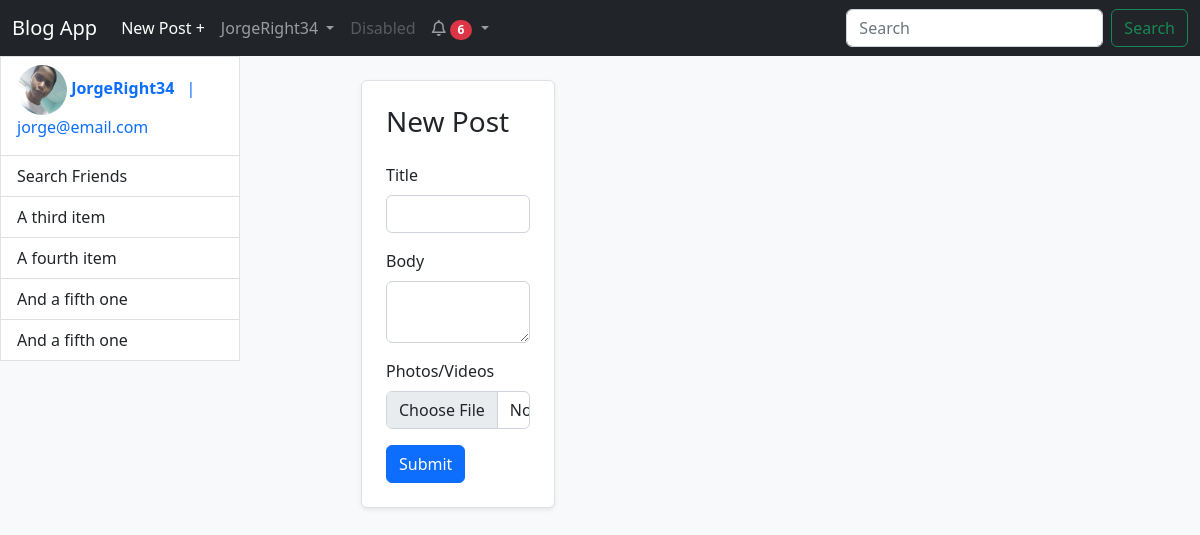
The app's page /blogs/new_post (signed in) with its own data.
### app/models.py (models this page shows, shortened)
class User(UserMixin, db.Model):
    __tablename__ = 'users'
    id = db.Column(db.Integer, primary_key=True)
    email = db.Column(db.String(64), unique=True, index=True)
    username = db.Column(db.String(64), unique=True, index=True)
    password_hash = db.Column(db.String(128))
    profile_pic = db.Column(db.String, default='images/profile photos/default_profile_pic.jpg')
    blogs = db.relationship('Blog', backref='user', cascade='all, delete-orphan')
    comments = db.relationship('Comment', backref='user', cascade='all, delete-orphan')
    followers = db.relationship('Follow', backref='user', foreign_keys='Follow.followed_id', cascade='all, delete-orphan')
    likes = db.relationship('Like', backref='user', cascade='all, delete-orphan')
    notifications = db.relationship('Notification', backref='user', foreign_keys='Notification.user_id', cascade='all, delete-orphan')
    actions = db.relationship('Notification', backref='notificator', foreign_keys='Notification.notificator_id', cascade='all, delete-orphan')
    confirmed = db.Column(db.Boolean, default=False)
    def likes(self, post_id):
        like = Like.query.filter_by(blog_id=post_id, user_id=self.id).first()
        if like:
            return True
        else:
            return False
    @property
    def password(self):
        raise AttributeError('password is not readable')
    def __str__(self):
        return self.username

### app/blogs/views.py (the view, shortened to what this page needs)
@login_required
@blogs.route('/new_post', methods=['GET', 'POST'])
@login_required
def new_post():
    return render_template('blogs/new_post.html')

### app/models.py (called while the page is built)
@login_manager.user_loader
def load_user(user_id):
    return User.query.get(int(user_id))

    def __str__(self):
        return f'{self.action} | {self.date.strftime("%Y-%m-%d %H:%M:%S")}'

### app/templates/blogs/new_post.html (shortened to what this page needs)
{% extends 'base.html' %}
{% block content %}
<div class="p-4">
    <div class="container border rounded shadow-sm p-4 bg-white" style="max-width: 50%;">
        <div class="mb-4">
            <h3>New Post</h3>
        </div>
        <form method="post" enctype="multipart/form-data">
            <div class="mb-3">
                <label for="title" class="form-label">Title</label>
                <input class="form-control" id="title" name="title" aria-describedby="title" required>
            </div>
            <div class="mb-3">
                <label for="body" class="form-label">Body</label>
                <textarea class="form-control" id="body" name="body" required></textarea>
            </div>
            <div class="mb-3" id="filesContainer">
                <label for="files" class="form-label">Photos/Videos</label>
                <input class="form-control" type="file" id="files" name="files" onchange="addFileInput(this)" accept="image/*,video/*">
            </div>
            <button type="submit" class="btn btn-primary">Submit</button>
        </form>
    </div>
</div>
{% endblock %}

### app/templates/base.html (shortened to what this page needs)
<!DOCTYPE html>
<html>
    <head>
        <link href="https://cdn.jsdelivr.net/npm/bootstrap@5.2.3/dist/css/bootstrap.min.css" rel="stylesheet">
        <link rel="stylesheet" href="https://cdnjs.cloudflare.com/ajax/libs/font-awesome/6.0.0/css/all.min.css">
        <link rel="stylesheet" href="{{ url_for('static', filename='css/styles.css') }}">
    </head>
    <body class="bg-light">
        {% block navbar %}
            <nav class="navbar navbar-expand-lg navbar-dark bg-dark sticky-top">
                <div class="container-fluid">
                    <a class="navbar-brand" href="{{ url_for('main.index') }}">Blog App</a>
                    <div class="collapse navbar-collapse" id="navbarSupportedContent">
                        <ul class="navbar-nav me-auto mb-2 mb-lg-0">
                            {% if current_user.is_authenticated %}
                                <li class="nav-item">
                                    <a class="nav-link active" aria-current="page" href="{{ url_for('blogs.new_post') }}">New Post +</a>
                                </li>
                                <li class="nav-item dropdown">
                                    <a class="nav-link dropdown-toggle" href="#" id="navbarDropdown" role="button" data-bs-toggle="dropdown" aria-expanded="false">
                                    {{ current_user.username }}
                                    </a>
                                </li>
                                <li class="nav-item">
                                    <a class="nav-link disabled">Disabled</a>
                                </li>
                            {% if current_user.is_authenticated %}
                                <li class="nav-item dropdown">
                                    <a class="nav-link dropdown-toggle" href="#" id="notifications" role="button" data-bs-toggle="dropdown" aria-expanded="false">
                                        <i class="fa-regular fa-bell"></i>
                                        {% if current_user.notifications %}
                                            <span class="badge rounded-pill bg-danger text-bg-secondary">{{ current_user.notifications | length }}</span>
                                        {% endif %}
                                    </a>
                                </li>
                            {% endif %}
                            {% endif %}
                        </ul>
                        <form class="d-flex" action="{{ url_for('blogs.search_post') }}">
                            <input class="form-control me-2" name="q" type="search" placeholder="Search" aria-label="Search">
                            <button class="btn btn-outline-success" type="submit">Search</button>
                        </form>
                    </div>
                </div>
            </nav>
        {% endblock navbar %}
        <div class="flex-container">
            {% block side_navbar %}
                <div class="bg-white border side_navbar" style="height: 100%;">
                    <ul class="list-group list-group-flush">
                        <li class="list-group-item">
                            <div class="mb-2">
                                <a href="{{ url_for('auth.profile', username=current_user) }}" class="text-decoration-none mb-2">
                                    <img src="{{ url_for('static', filename=current_user.profile_pic) }}" class="profile_pic" style="height: 50px; width: 50px;">
                                    <span class="card-title"><b>{{ current_user }}</b></span>
                                    <span class="m-lg-2">
                                        | {{ current_user.email }}
                                    </span>
                                </a>
                            </div>
                        </li>
                        <li class="list-group-item">Search Friends</li>
                        <li class="list-group-item">A third item</li>
                        <li class="list-group-item">A fourth item</li>
                        <li class="list-group-item">And a fifth one</li>
                        <li class="list-group-item" >And a fifth one</li>
                    </ul>
                </div>
            {% endblock side_navbar %}
            {% block content %}
            {% endblock content %}
        </div>
    </body>
</html>

### app/static/css/styles.css (style rules this page uses)
.profile_pic { height: 30px; width: 30px; border-radius: 50%; }
.side_navbar { width: 20%; }
.flex-container { display: flex; flex-direction: row; justify-content: flex-start; align-items: flex-start; }

### records on screen
User: username "JorgeRight34", profile_pic (picture), email "jorge@email.com"

### other values on screen
{{ current_user.notifications | length }} "6"
